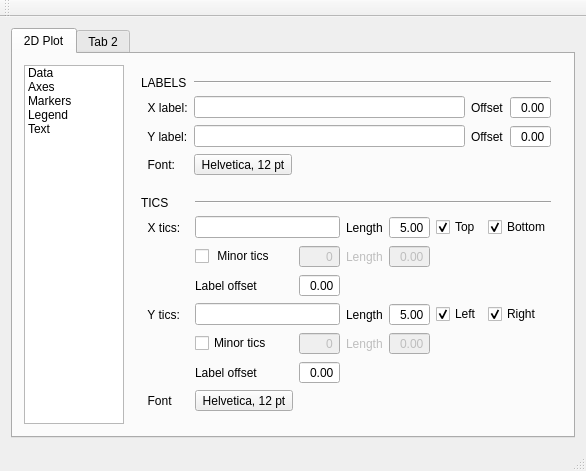
<?xml version="1.0" encoding="UTF-8"?>
<ui version="4.0">
 <class>QPyLOTWindow</class>
 <widget class="QMainWindow" name="QPyLOTWindow">
  <property name="windowTitle">
   <string>QPyLOT</string>
  </property>
  <widget class="QWidget" name="centralWidget">
   <layout class="QGridLayout" name="gridLayout">
    <item row="0" column="0">
     <widget class="QTabWidget" name="MaintabWidget">
      <widget class="QWidget" name="Plot2Dtab">
       <attribute name="title">
        <string>2D Plot</string>
       </attribute>
       <layout class="QGridLayout" name="gridLayout_2">
        <item row="0" column="0">
         <widget class="QListWidget" name="Plot2DlistWidget">
          <property name="sizePolicy">
           <sizepolicy hsizetype="Ignored" vsizetype="Ignored">
            <horstretch>0</horstretch>
            <verstretch>0</verstretch>
           </sizepolicy>
          </property>
          <item>
           <property name="text">
            <string>Data</string>
           </property>
          </item>
          <item>
           <property name="text">
            <string>Axes</string>
           </property>
          </item>
          <item>
           <property name="text">
            <string>Markers</string>
           </property>
          </item>
          <item>
           <property name="text">
            <string>Legend</string>
           </property>
          </item>
          <item>
           <property name="text">
            <string>Text</string>
           </property>
          </item>
         </widget>
        </item>
        <item row="1" column="0">
         <spacer name="horizontalSpacer">
          <property name="orientation">
           <enum>Qt::Horizontal</enum>
          </property>
          <property name="sizeType">
           <enum>QSizePolicy::Fixed</enum>
          </property>
          <property name="sizeHint" stdset="0">
           <size>
            <width>100</width>
            <height>1</height>
           </size>
          </property>
         </spacer>
        </item>
        <item row="0" column="1">
         <widget class="QStackedWidget" name="Plot2DstackedWidget">
          <property name="currentIndex">
           <number>1</number>
          </property>
          <widget class="QWidget" name="Plot2DDatapage">
           <layout class="QGridLayout" name="gridLayout_3">
            <item row="1" column="1" colspan="2">
             <widget class="QLabel" name="Filelabel">
              <property name="sizePolicy">
               <sizepolicy hsizetype="Preferred" vsizetype="Maximum">
                <horstretch>0</horstretch>
                <verstretch>0</verstretch>
               </sizepolicy>
              </property>
              <property name="text">
               <string>File (ASCII or FITS table)</string>
              </property>
             </widget>
            </item>
            <item row="5" column="1">
             <spacer name="verticalSpacer">
              <property name="orientation">
               <enum>Qt::Vertical</enum>
              </property>
              <property name="sizeHint" stdset="0">
               <size>
                <width>20</width>
                <height>40</height>
               </size>
              </property>
             </spacer>
            </item>
            <item row="3" column="1">
             <widget class="QLineEdit" name="Y1lineEdit"/>
            </item>
            <item row="4" column="0" colspan="4">
             <widget class="Line" name="line">
              <property name="orientation">
               <enum>Qt::Horizontal</enum>
              </property>
             </widget>
            </item>
            <item row="3" column="3">
             <widget class="QComboBox" name="Y1comboBox">
              <property name="enabled">
               <bool>false</bool>
              </property>
             </widget>
            </item>
            <item row="3" column="2">
             <widget class="QPushButton" name="Y1pushButton">
              <property name="text">
               <string>Open</string>
              </property>
             </widget>
            </item>
            <item row="1" column="3">
             <widget class="QLabel" name="Columnlabel">
              <property name="text">
               <string>Column</string>
              </property>
             </widget>
            </item>
            <item row="2" column="2">
             <widget class="QPushButton" name="X1pushButton">
              <property name="text">
               <string>Open</string>
              </property>
             </widget>
            </item>
            <item row="3" column="0">
             <widget class="QLabel" name="Y1label">
              <property name="text">
               <string>Y</string>
              </property>
             </widget>
            </item>
            <item row="2" column="3">
             <widget class="QComboBox" name="X1comboBox">
              <property name="enabled">
               <bool>false</bool>
              </property>
             </widget>
            </item>
            <item row="2" column="0">
             <widget class="QLabel" name="X1label">
              <property name="text">
               <string>X  </string>
              </property>
             </widget>
            </item>
            <item row="7" column="1">
             <widget class="QPushButton" name="pushButton">
              <property name="text">
               <string>PushButton</string>
              </property>
             </widget>
            </item>
            <item row="2" column="1">
             <widget class="QLineEdit" name="X1FilelineEdit"/>
            </item>
            <item row="6" column="1">
             <widget class="QPushButton" name="pushButton_2">
              <property name="text">
               <string>PushButton</string>
              </property>
             </widget>
            </item>
           </layout>
          </widget>
          <widget class="QWidget" name="Plot2DAxespage">
           <layout class="QGridLayout" name="gridLayout_4">
            <item row="6" column="0">
             <layout class="QGridLayout" name="gridLayout_8">
              <item row="5" column="2">
               <widget class="QSpinBox" name="YticsMinorspinBox">
                <property name="enabled">
                 <bool>false</bool>
                </property>
                <property name="alignment">
                 <set>Qt::AlignRight|Qt::AlignTrailing|Qt::AlignVCenter</set>
                </property>
                <property name="buttonSymbols">
                 <enum>QAbstractSpinBox::NoButtons</enum>
                </property>
               </widget>
              </item>
              <item row="4" column="4">
               <widget class="QDoubleSpinBox" name="YticsLengthdoubleSpinBox">
                <property name="alignment">
                 <set>Qt::AlignRight|Qt::AlignTrailing|Qt::AlignVCenter</set>
                </property>
                <property name="buttonSymbols">
                 <enum>QAbstractSpinBox::NoButtons</enum>
                </property>
                <property name="value">
                 <double>5.000000000000000</double>
                </property>
               </widget>
              </item>
              <item row="4" column="5">
               <widget class="QCheckBox" name="YticsRightcheckBox">
                <property name="text">
                 <string>Left</string>
                </property>
                <property name="checked">
                 <bool>true</bool>
                </property>
               </widget>
              </item>
              <item row="3" column="1">
               <widget class="QLabel" name="label_5">
                <property name="sizePolicy">
                 <sizepolicy hsizetype="Maximum" vsizetype="Preferred">
                  <horstretch>0</horstretch>
                  <verstretch>0</verstretch>
                 </sizepolicy>
                </property>
                <property name="text">
                 <string>Label offset</string>
                </property>
               </widget>
              </item>
              <item row="2" column="2">
               <widget class="QSpinBox" name="XticsMinorspinBox">
                <property name="enabled">
                 <bool>false</bool>
                </property>
                <property name="alignment">
                 <set>Qt::AlignRight|Qt::AlignTrailing|Qt::AlignVCenter</set>
                </property>
                <property name="buttonSymbols">
                 <enum>QAbstractSpinBox::NoButtons</enum>
                </property>
               </widget>
              </item>
              <item row="4" column="1" colspan="2">
               <widget class="QLineEdit" name="YticslineEdit"/>
              </item>
              <item row="6" column="1">
               <widget class="QLabel" name="label_10">
                <property name="text">
                 <string>Label offset</string>
                </property>
               </widget>
              </item>
              <item row="1" column="1" colspan="2">
               <widget class="QLineEdit" name="XticslineEdit"/>
              </item>
              <item row="5" column="4">
               <widget class="QDoubleSpinBox" name="YticsMinorLengthdoubleSpinBox">
                <property name="enabled">
                 <bool>false</bool>
                </property>
                <property name="alignment">
                 <set>Qt::AlignRight|Qt::AlignTrailing|Qt::AlignVCenter</set>
                </property>
                <property name="buttonSymbols">
                 <enum>QAbstractSpinBox::NoButtons</enum>
                </property>
               </widget>
              </item>
              <item row="1" column="4">
               <widget class="QDoubleSpinBox" name="XticsLengthdoubleSpinBox">
                <property name="alignment">
                 <set>Qt::AlignRight|Qt::AlignTrailing|Qt::AlignVCenter</set>
                </property>
                <property name="buttonSymbols">
                 <enum>QAbstractSpinBox::NoButtons</enum>
                </property>
                <property name="value">
                 <double>5.000000000000000</double>
                </property>
               </widget>
              </item>
              <item row="5" column="1">
               <widget class="QCheckBox" name="YticsMinorcheckBox">
                <property name="text">
                 <string>Minor tics</string>
                </property>
               </widget>
              </item>
              <item row="4" column="6">
               <widget class="QCheckBox" name="checkBox_4">
                <property name="text">
                 <string>Right</string>
                </property>
                <property name="checked">
                 <bool>true</bool>
                </property>
               </widget>
              </item>
              <item row="0" column="1" colspan="6">
               <widget class="Line" name="line_3">
                <property name="orientation">
                 <enum>Qt::Horizontal</enum>
                </property>
               </widget>
              </item>
              <item row="1" column="6">
               <widget class="QCheckBox" name="XticsBottomcheckBox">
                <property name="text">
                 <string>Bottom</string>
                </property>
                <property name="checked">
                 <bool>true</bool>
                </property>
               </widget>
              </item>
              <item row="5" column="3">
               <widget class="QLabel" name="label_11">
                <property name="enabled">
                 <bool>false</bool>
                </property>
                <property name="text">
                 <string>Length</string>
                </property>
               </widget>
              </item>
              <item row="1" column="3">
               <widget class="QLabel" name="label_6">
                <property name="sizePolicy">
                 <sizepolicy hsizetype="Maximum" vsizetype="Preferred">
                  <horstretch>0</horstretch>
                  <verstretch>0</verstretch>
                 </sizepolicy>
                </property>
                <property name="text">
                 <string>Length</string>
                </property>
               </widget>
              </item>
              <item row="1" column="5">
               <widget class="QCheckBox" name="XticsTopcheckBox">
                <property name="text">
                 <string>Top</string>
                </property>
                <property name="checked">
                 <bool>true</bool>
                </property>
               </widget>
              </item>
              <item row="1" column="0">
               <widget class="QLabel" name="label_4">
                <property name="sizePolicy">
                 <sizepolicy hsizetype="Maximum" vsizetype="Preferred">
                  <horstretch>0</horstretch>
                  <verstretch>0</verstretch>
                 </sizepolicy>
                </property>
                <property name="text">
                 <string>  X tics:</string>
                </property>
               </widget>
              </item>
              <item row="4" column="0">
               <widget class="QLabel" name="label_8">
                <property name="text">
                 <string>  Y tics:</string>
                </property>
               </widget>
              </item>
              <item row="0" column="0">
               <widget class="QLabel" name="label_3">
                <property name="text">
                 <string>TICS      </string>
                </property>
               </widget>
              </item>
              <item row="2" column="3">
               <widget class="QLabel" name="label_7">
                <property name="enabled">
                 <bool>false</bool>
                </property>
                <property name="text">
                 <string>Length</string>
                </property>
               </widget>
              </item>
              <item row="2" column="4">
               <widget class="QDoubleSpinBox" name="XticsMinorLengthdoubleSpinBox">
                <property name="enabled">
                 <bool>false</bool>
                </property>
                <property name="alignment">
                 <set>Qt::AlignRight|Qt::AlignTrailing|Qt::AlignVCenter</set>
                </property>
                <property name="buttonSymbols">
                 <enum>QAbstractSpinBox::NoButtons</enum>
                </property>
               </widget>
              </item>
              <item row="6" column="2">
               <widget class="QDoubleSpinBox" name="YticsOffsetdoubleSpinBox">
                <property name="alignment">
                 <set>Qt::AlignRight|Qt::AlignTrailing|Qt::AlignVCenter</set>
                </property>
                <property name="buttonSymbols">
                 <enum>QAbstractSpinBox::NoButtons</enum>
                </property>
               </widget>
              </item>
              <item row="4" column="3">
               <widget class="QLabel" name="label_9">
                <property name="text">
                 <string>Length</string>
                </property>
               </widget>
              </item>
              <item row="2" column="1">
               <widget class="QCheckBox" name="XticsMinorcheckBox">
                <property name="text">
                 <string> Minor tics</string>
                </property>
               </widget>
              </item>
              <item row="3" column="2">
               <widget class="QDoubleSpinBox" name="XticsOffsetdoubleSpinBox">
                <property name="alignment">
                 <set>Qt::AlignRight|Qt::AlignTrailing|Qt::AlignVCenter</set>
                </property>
                <property name="buttonSymbols">
                 <enum>QAbstractSpinBox::NoButtons</enum>
                </property>
               </widget>
              </item>
              <item row="7" column="1">
               <widget class="QToolButton" name="YticsFonttoolButton">
                <property name="text">
                 <string>Helvetica, 12 pt</string>
                </property>
               </widget>
              </item>
              <item row="7" column="0">
               <widget class="QLabel" name="label_12">
                <property name="text">
                 <string>  Font</string>
                </property>
               </widget>
              </item>
             </layout>
            </item>
            <item row="5" column="0">
             <spacer name="verticalSpacer_3">
              <property name="orientation">
               <enum>Qt::Vertical</enum>
              </property>
              <property name="sizeType">
               <enum>QSizePolicy::Fixed</enum>
              </property>
              <property name="sizeHint" stdset="0">
               <size>
                <width>20</width>
                <height>15</height>
               </size>
              </property>
             </spacer>
            </item>
            <item row="4" column="0">
             <layout class="QGridLayout" name="gridLayout_7">
              <item row="2" column="3">
               <widget class="QDoubleSpinBox" name="YLabeloffsetdoubleSpinBox">
                <property name="alignment">
                 <set>Qt::AlignRight|Qt::AlignTrailing|Qt::AlignVCenter</set>
                </property>
                <property name="buttonSymbols">
                 <enum>QAbstractSpinBox::NoButtons</enum>
                </property>
               </widget>
              </item>
              <item row="2" column="2">
               <widget class="QLabel" name="label_2">
                <property name="text">
                 <string>Offset</string>
                </property>
               </widget>
              </item>
              <item row="0" column="0">
               <widget class="QLabel" name="Labelslabel">
                <property name="text">
                 <string>LABELS</string>
                </property>
               </widget>
              </item>
              <item row="1" column="2">
               <widget class="QLabel" name="label">
                <property name="sizePolicy">
                 <sizepolicy hsizetype="Maximum" vsizetype="Preferred">
                  <horstretch>0</horstretch>
                  <verstretch>0</verstretch>
                 </sizepolicy>
                </property>
                <property name="text">
                 <string>Offset</string>
                </property>
               </widget>
              </item>
              <item row="1" column="3">
               <widget class="QDoubleSpinBox" name="XLabeloffsetdoubleSpinBox">
                <property name="sizePolicy">
                 <sizepolicy hsizetype="Maximum" vsizetype="Fixed">
                  <horstretch>0</horstretch>
                  <verstretch>0</verstretch>
                 </sizepolicy>
                </property>
                <property name="alignment">
                 <set>Qt::AlignRight|Qt::AlignTrailing|Qt::AlignVCenter</set>
                </property>
                <property name="buttonSymbols">
                 <enum>QAbstractSpinBox::NoButtons</enum>
                </property>
               </widget>
              </item>
              <item row="2" column="0">
               <widget class="QLabel" name="YLabellabel">
                <property name="text">
                 <string>  Y label:</string>
                </property>
               </widget>
              </item>
              <item row="1" column="0">
               <widget class="QLabel" name="XLabellabel">
                <property name="text">
                 <string>  X label:</string>
                </property>
               </widget>
              </item>
              <item row="2" column="1">
               <widget class="QLineEdit" name="YLabellineEdit"/>
              </item>
              <item row="1" column="1">
               <widget class="QLineEdit" name="XLabellineEdit"/>
              </item>
              <item row="3" column="0">
               <widget class="QLabel" name="Fontlabel">
                <property name="sizePolicy">
                 <sizepolicy hsizetype="Maximum" vsizetype="Preferred">
                  <horstretch>0</horstretch>
                  <verstretch>0</verstretch>
                 </sizepolicy>
                </property>
                <property name="text">
                 <string>  Font:</string>
                </property>
               </widget>
              </item>
              <item row="3" column="1">
               <widget class="QToolButton" name="LabelFonttoolButton">
                <property name="text">
                 <string>Helvetica, 12 pt</string>
                </property>
               </widget>
              </item>
              <item row="0" column="1" colspan="3">
               <widget class="Line" name="line_2">
                <property name="orientation">
                 <enum>Qt::Horizontal</enum>
                </property>
               </widget>
              </item>
             </layout>
            </item>
           </layout>
          </widget>
         </widget>
        </item>
       </layout>
      </widget>
      <widget class="QWidget" name="tab_2">
       <attribute name="title">
        <string>Tab 2</string>
       </attribute>
      </widget>
     </widget>
    </item>
   </layout>
  </widget>
  <widget class="QMenuBar" name="menuBar">
   <property name="geometry">
    <rect>
     <x>0</x>
     <y>0</y>
     <width>714</width>
     <height>22</height>
    </rect>
   </property>
  </widget>
  <widget class="QStatusBar" name="statusBar"/>
  <widget class="QToolBar" name="mainToolBar">
   <attribute name="toolBarArea">
    <enum>TopToolBarArea</enum>
   </attribute>
   <attribute name="toolBarBreak">
    <bool>false</bool>
   </attribute>
  </widget>
 </widget>
 <layoutdefault spacing="6" margin="11"/>
 <resources/>
 <connections/>
</ui>
